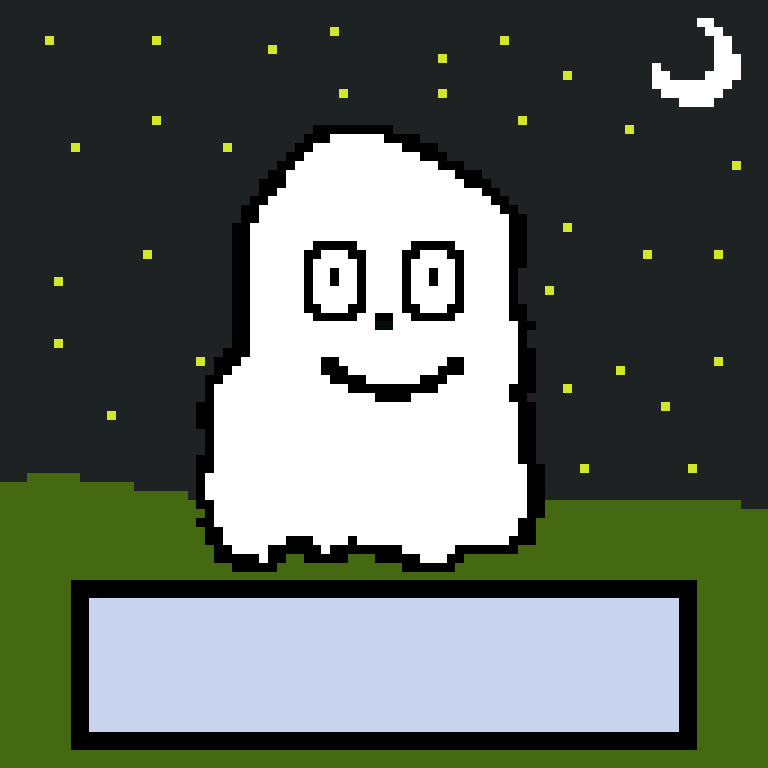
#> input picture etc/templates/template2.png, 768 x 768 px; its folder holds 4 pictures in this run
$ python slime_generator.py --number 3
#> lines starting #> are read from the running program, lines starting #| are printed output that depends on the picture
### src/slime_image_creator.py
"""
=========================================================
Slime
Slime Image Creator
Actions for creating the Slime Image
=========================================================

Slime image details:
768 x 768
"""
import io
import random
import json
from PIL import Image, ImageDraw, ImageFont


def draw_slime(
    uid, version, name, color, template, accessories, no_images, slime_time=None
):
    """
    Creates a slime image based on its attributes
    """
#> called with uid = 'a59e3bfb-ec93-4163-90ce-0ed86e5e9030', version = 3, name = 'Yobzmxvz Senhtqg', color = '#E8FBCF', template = 2, no_images = True

    # [5 lines left out: function get_color, not called in this run]

    big_font = ImageFont.truetype("etc/LiberationMono-Regular.ttf", 34)
    medium_font = ImageFont.truetype("etc/LiberationMono-Regular.ttf", 16)
    small_font = ImageFont.truetype("etc/LiberationMono-Regular.ttf", 14)
    # tiny_font = ImageFont.truetype("etc/LiberationMono-Regular.ttf", 11)
    # -------------Image-------------

    # Set Template
    template_image = Image.open(f"etc/templates/template{template}.png")
#> template_image is the input picture: PIL image 768x768 RGBA; mean R, G, B, A 54.1, 62.7, 53.7, 213.7

    # Put Color on the template
    slime_image = Image.new("RGBA", template_image.size, color)
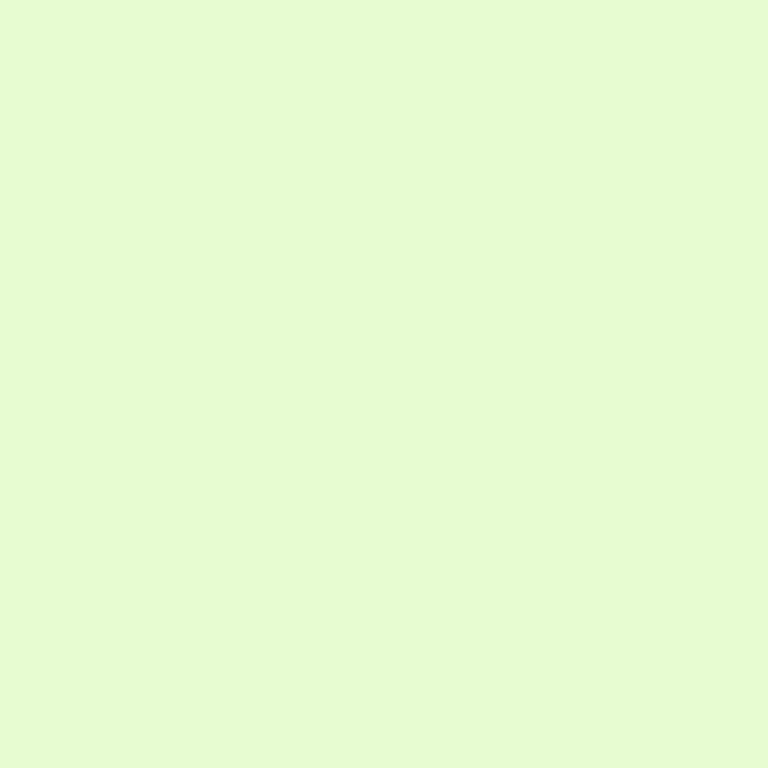
#> slime_image: PIL image 768x768 RGBA; mean R, G, B, A 232, 251, 207, 255
    slime_image.paste(template_image, (0, 0), template_image)
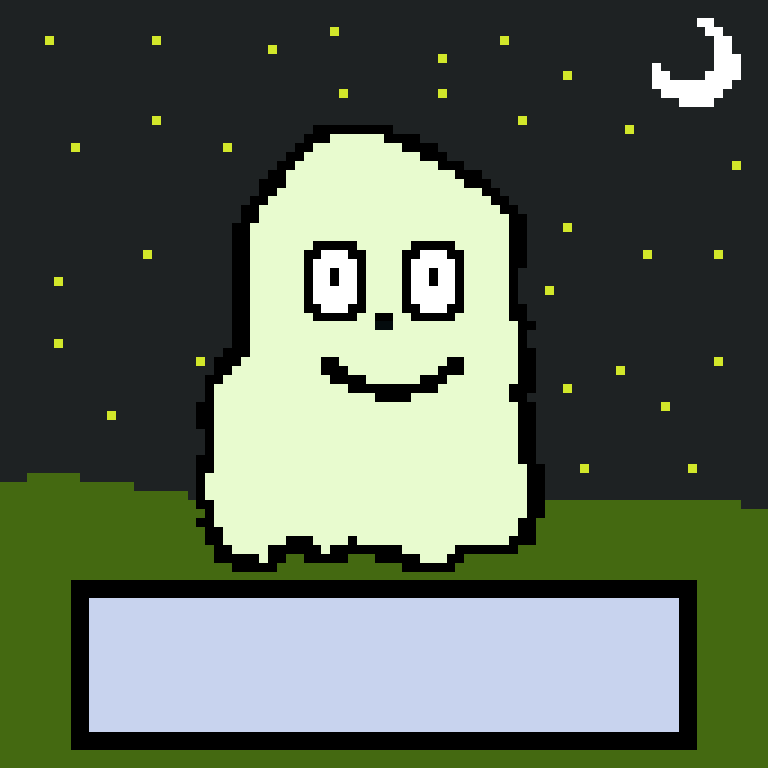
#> slime_image: PIL image 768x768 RGBA; mean R, G, B, A 91.8, 103.3, 87.3, 255
    text_select = ImageDraw.Draw(slime_image)

    """
	Choose accessories:
	Hat slot: "sunhat","top hat","wizard hat","robin hood hat", "santa hat", "crown", "golden top hat", "helmet"
	Other slot: "sunglasses","long beard","mustache","golden sunglasses","mustache+"
	"""
    # Hats

    if accessories:
        accessory_position_x = 392
        accessory_position_y = 668
        accessory_text_list = []

        with open("src/accessories.json") as accessory_json_file:
#> (reads src/accessories.json from the repository)
            accessory_json = json.load(accessory_json_file)

        for accessory in accessories:
            # Paste accessory on image
            item = accessory_json["Accessories"][accessory]
#> (the run stopped early here; a loop or call above may not have finished)
